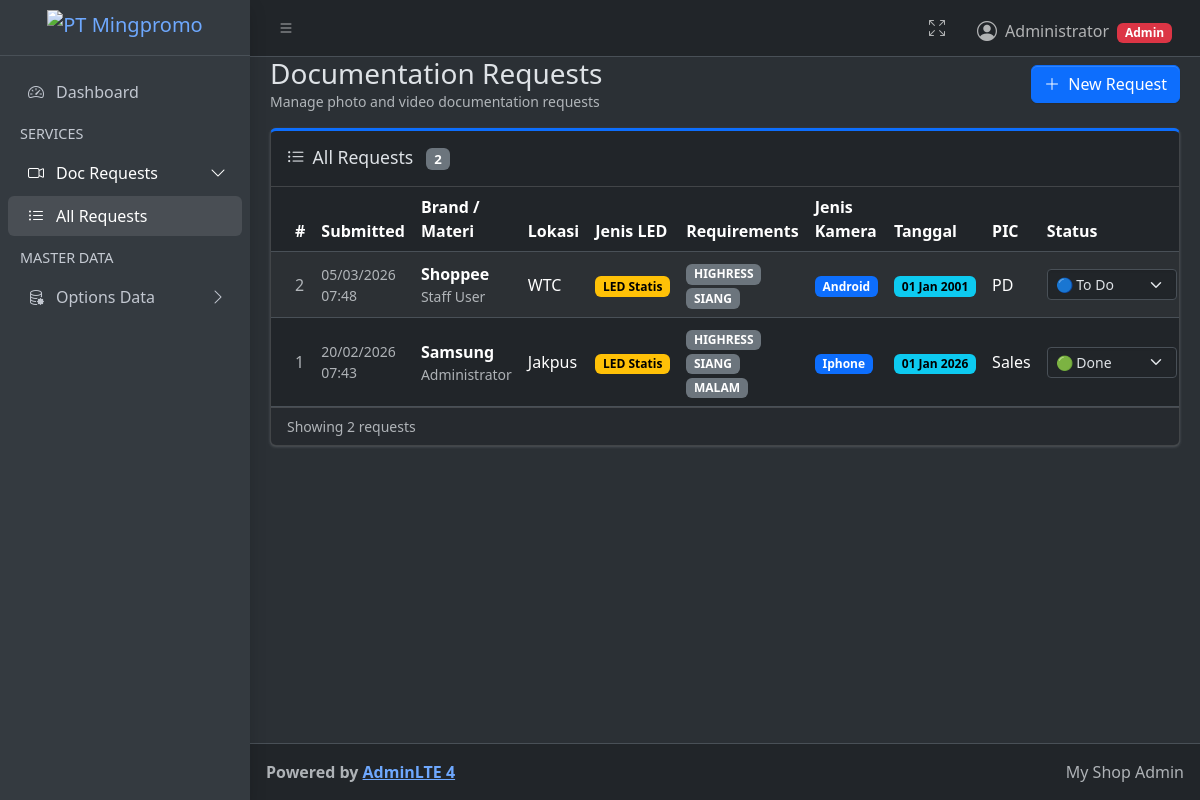
Screenshot of /requests/ (signed in) with the database file from the repository.
### products/models.py (models this page shows, shortened)
class DocumentationRequest(models.Model):
    STATUS_CHOICES = [
        ('TODO', 'To Do'),
        ('IN_PROGRESS', 'On Progress'),
        ('DONE', 'Done'),
    ]
    submitted_by = models.ForeignKey(
        settings.AUTH_USER_MODEL,
        on_delete=models.CASCADE,
        related_name="doc_requests",
        verbose_name="Submitted By",
    )
    brand_materi = models.CharField("Brand / Materi", max_length=200)
    lokasi = models.CharField("Lokasi", max_length=200)
    jenis_led = models.ForeignKey(LEDType, on_delete=models.SET_NULL, null=True, verbose_name="Jenis LED")
    tanggal = models.DateField()
    requirements = models.ManyToManyField(Requirement, verbose_name="Requirements")
    view_photo = models.ManyToManyField(ViewPhoto, verbose_name="View Photo")
    jenis_kamera = models.ManyToManyField(cameratype, verbose_name="Jenis Kamera")
    note = models.TextField(blank=True)
    pic_pemohon = models.CharField("PIC Pemohon", max_length=150)
    status = models.CharField(max_length=20, choices=STATUS_CHOICES, default='TODO')
    created_at = models.DateTimeField(auto_now_add=True)

class LEDType(models.Model):
    name = models.CharField(max_length=100, unique=True)

class Requirement(models.Model):
    name = models.CharField(max_length=100, unique=True)

class cameratype(models.Model):
    name = models.CharField(max_length=100, unique=True)

### products/views.py (the view)
# urls.py: path("requests/", views.doc_request_list, name="doc_request_list"),
@login_required
def doc_request_list(request):
    if _is_admin(request.user):
        requests = DocumentationRequest.objects.all().order_by("-id")
    else:
        requests = DocumentationRequest.objects.filter(submitted_by=request.user).order_by("-id")
    return render(request, "products/request_list.html", {"requests": requests})

### products/views.py (called while the page is built)
def _is_admin(user):
    return user.is_superuser or user.groups.filter(name="admin").exists()

### products/templates/products/request_list.html (shortened to what this page needs)
{% extends "layouts/base.html" %}
{% block content %}
<div class="d-flex justify-content-between align-items-center mb-3">
    <div>
        <h3 class="mb-0">Documentation Requests</h3>
        <p class="text-muted mb-0 small">Manage photo and video documentation requests</p>
    </div>
    <button type="button" class="btn btn-primary" onclick="loadModal('{% url 'doc_request_create' %}', 'modal-xl')">
        <i class="bi bi-plus-lg me-1"></i> New Request
    </button>
</div>
<div class="card card-primary card-outline">
    <div class="card-header">
        <h3 class="card-title mb-0">
            <i class="bi bi-list-ul me-2"></i>All Requests
            <span class="badge bg-secondary ms-2">{{ requests|length }}</span>
        </h3>
    </div>
    <div class="card-body p-0 table-responsive">
        <table class="table table-striped table-hover align-middle mb-0">
            <thead>
                <tr>
                    <th style="width:50px">#</th>
                    <th>Submitted</th>
                    <th>Brand / Materi</th>
                    <th>Lokasi</th>
                    <th>Jenis LED</th>
                    <th>Requirements</th>
                    <th>Jenis Kamera</th>
                    <th>Tanggal</th>
                    <th>PIC</th>
                    <th>Status</th>
                </tr>
            </thead>
            <tbody>
                {% for req in requests %}
                <tr data-id="{{ req.id }}">
                    <td class="text-muted">{{ req.id }}</td>
                    <td class="text-muted small">{{ req.created_at|date:"d/m/Y H:i" }}</td>
                    <td>
                        <div class="fw-semibold">{{ req.brand_materi }}</div>
                        <div class="text-muted small">{{ req.submitted_by.get_full_name|default:req.submitted_by.username }}</div>
                    </td>
                    <td>{{ req.lokasi }}</td>
                    <td>
                        {% if req.jenis_led %}
                        <span class="badge text-bg-warning">{{ req.jenis_led.name }}</span>
                        {% else %}-{% endif %}
                    </td>
                    <td>
                        {% for r in req.requirements.all %}
                        <span class="badge text-bg-secondary">{{ r.name }}</span>
                        {% empty %}-{% endfor %}
                    </td>
                    <td>
                        {% for k in req.jenis_kamera.all %}
                        <span class="badge text-bg-primary">{{ k.name }}</span>
                        {% empty %}-{% endfor %}
                    </td>
                    <td>
                        <span class="badge text-bg-info">{{ req.tanggal|date:"d M Y" }}</span>
                    </td>
                    <td>{{ req.pic_pemohon }}</td>
                    <td>
                        {% if user.is_superuser or user.groups.all.0.name == "admin" %}
                        <select class="form-select form-select-sm status-select"
                                data-url="{% url 'doc_request_update_status' req.id %}"
                                style="min-width:130px;">
                            <option value="TODO" {% if req.status == "TODO" %}selected{% endif %}>🔵 To Do</option>
                            <option value="DONE" {% if req.status == "DONE" %}selected{% endif %}>🟢 Done</option>
                        </select>
                        {% endif %}
                    </td>
                </tr>
                {% endfor %}
            </tbody>
        </table>
    </div>
    {% if requests %}
    <div class="card-footer text-muted small">
        Showing {{ requests|length }} request{{ requests|length|pluralize }}
    </div>
    {% endif %}
</div>
{% endblock %}

### products/templates/layouts/base.html (shortened to what this page needs)
{% load static %}
<!doctype html>
<html lang="en" data-bs-theme="dark">
<head>
  <link rel="stylesheet" href="https://cdn.jsdelivr.net/npm/@fontsource/source-sans-3@5.0.12/index.css"
 />
  <link rel="stylesheet" href="https://cdn.jsdelivr.net/npm/overlayscrollbars@2.11.0/styles/overlayscrollbars.min.css"
 />
  <link rel="stylesheet" href="https://cdn.jsdelivr.net/npm/bootstrap-icons@1.13.1/font/bootstrap-icons.min.css"
 />
  <link rel="stylesheet" href="{% static 'AdminLTE4/dist/css/adminlte.min.css' %}" />
</head>
<body class="layout-fixed sidebar-expand-lg sidebar-open bg-body-tertiary">
  <div class="app-wrapper">
    {% include "layouts/header.html" %}
    {% include "layouts/sidebar.html" %}
    <main class="app-main">
      <div class="app-content">
        <div class="container-fluid">
          {% block content %}{% endblock %}
        </div>
      </div>
    </main>
    <footer class="app-footer">
      <div class="float-end d-none d-sm-inline">My Shop Admin</div>
      <strong>Powered by <a href="https://adminlte.io" target="_blank">AdminLTE 4</a></strong>
    </footer>
  </div>
</body>
</html>

### products/templates/layouts/header.html (shortened to what this page needs)
<nav class="app-header navbar navbar-expand bg-body">
  <div class="container-fluid">
    <ul class="navbar-nav">
      <li class="nav-item">
        <a class="nav-link" data-lte-toggle="sidebar" href="#" role="button">
          <i class="bi bi-list"></i>
        </a>
      </li>
    </ul>
    <ul class="navbar-nav ms-auto">
      <li class="nav-item">
        <a class="nav-link" href="#" data-lte-toggle="fullscreen">
          <i data-lte-icon="maximize" class="bi bi-arrows-fullscreen"></i>
        </a>
      </li>
      <li class="nav-item dropdown user-menu">
        <a href="#" class="nav-link dropdown-toggle" data-bs-toggle="dropdown">
          <span class="d-flex align-items-center gap-2">
            <i class="bi bi-person-circle fs-5"></i>
            <span class="d-none d-md-inline">
              {{ user.get_full_name|default:user.username }}
              {% if user.is_superuser or user.groups.all.0.name == "admin" %}
              <span class="badge text-bg-danger ms-1">Admin</span>
              {% else %}
              <span class="badge text-bg-info ms-1">Staff</span>
              {% endif %}
            </span>
          </span>
        </a>
      </li>
    </ul>
  </div>
</nav>

### products/templates/layouts/sidebar.html (shortened to what this page needs)
{% load static %}
<aside class="app-sidebar bg-body-secondary shadow" data-bs-theme="dark">
  <div class="sidebar-brand">
    <a href="{% url 'dashboard' %}" class="brand-link d-flex align-items-center px-3 py-2">
      <img src="{% static 'mingpromo-logo.png' %}" alt="PT Mingpromo"
        style="height:36px; width:auto; object-fit:contain; max-width:160px;" />
    </a>
  </div>
  <div class="sidebar-wrapper">
    <nav class="mt-2">
      <ul class="nav sidebar-menu flex-column" data-lte-toggle="treeview" role="navigation" aria-label="Main navigation"
        data-accordion="false">
        <li class="nav-item">
          <a href="{% url 'dashboard' %}"
            class="nav-link {% if request.resolver_match.url_name == 'dashboard' %}active{% endif %}">
            <i class="nav-icon bi bi-speedometer2"></i>
            <p>Dashboard</p>
          </a>
        </li>
        <li class="nav-header">SERVICES</li>
        <li
          class="nav-item {% if request.resolver_match.url_name in 'doc_request_list,doc_request_create,doc_request_detail,doc_request_delete' %}menu-open{% endif %}">
          <a href="#"
            class="nav-link {% if request.resolver_match.url_name in 'doc_request_list,doc_request_create,doc_request_detail,doc_request_delete' %}active{% endif %}">
            <i class="nav-icon bi bi-camera-video"></i>
            <p>
              Doc Requests
            </p>
          </a>
          <ul class="nav nav-treeview">
            <li class="nav-item">
              <a href="{% url 'doc_request_list' %}"
                class="nav-link {% if request.resolver_match.url_name == 'doc_request_list' %}active{% endif %}">
                <i class="nav-icon bi bi-list-ul"></i>
                <p>All Requests</p>
              </a>
            </li>
          </ul>
        </li>
        {% if user.is_superuser or user.groups.all.0.name == "admin" %}
        <li class="nav-header">MASTER DATA</li>
        <li
          class="nav-item {% if request.resolver_match.url_name in 'master_data_list,master_data_create,master_data_edit,master_data_delete' %}menu-open{% endif %}">
          <a href="#"
            class="nav-link {% if request.resolver_match.url_name in 'master_data_list,master_data_create,master_data_edit,master_data_delete' %}active{% endif %}">
            <i class="nav-icon bi bi-database-gear"></i>
            <p>
              Options Data
            </p>
          </a>
        </li>
        {% endif %}
      </ul>
    </nav>
  </div>
</aside>

### rows the page displays
DocumentationRequest: id "2", created_at "05/03/2026 07:48", brand_materi "Shoppee", submitted_by.get_full_name "Staff User", lokasi "WTC", jenis_led.name "LED Statis", tanggal "01 Jan 2001", pic_pemohon "PD", status+id "🔵 To Do"
Requirement: name "HIGHRESS"
Requirement: name "SIANG"
cameratype: name "Android"
DocumentationRequest: id "1", created_at "20/02/2026 07:43", brand_materi "Samsung", submitted_by.get_full_name "Administrator", lokasi "Jakpus", jenis_led.name "LED Statis", tanggal "01 Jan 2026", pic_pemohon "Sales", status+id "🟢 Done"
Requirement: name "MALAM"
cameratype: name "Iphone"

### other values shown
{{ user.get_full_name|default:user.username }} "Administrator"
{{ requests|length }} "2"
